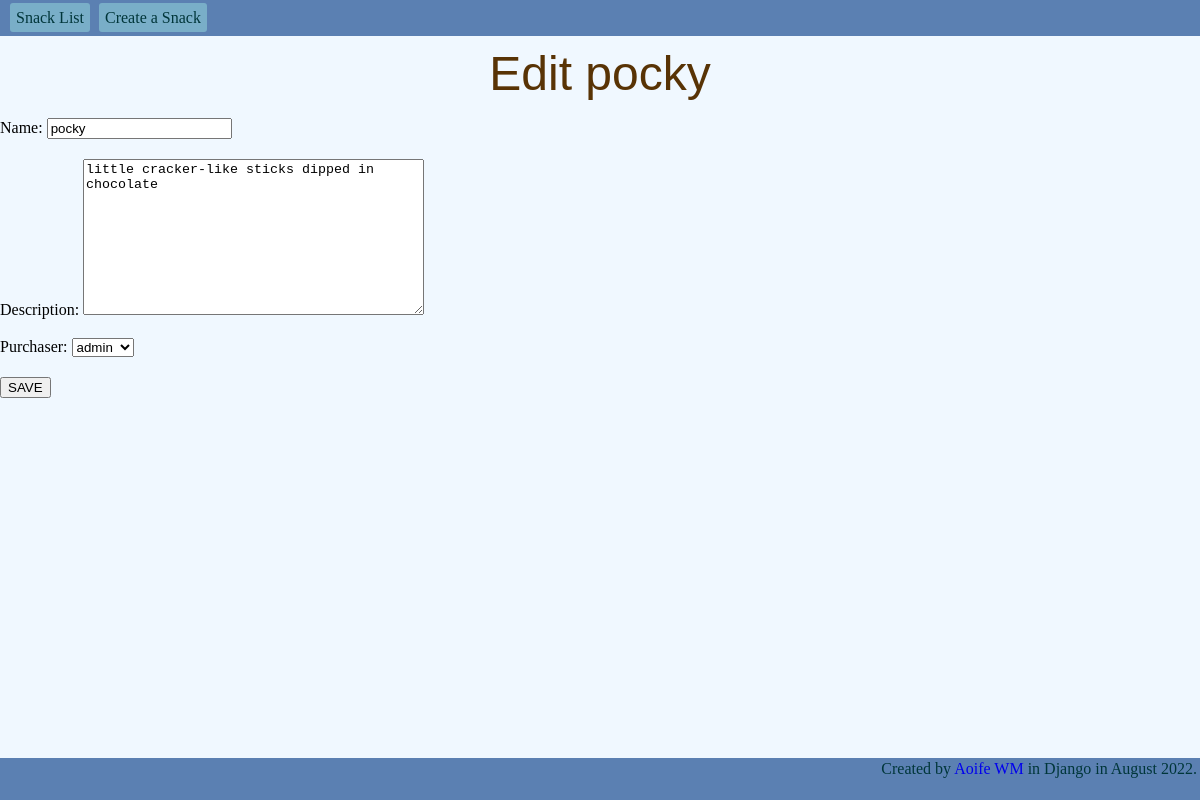
The app's page /8/update/ with its own data.
### snacks/models.py (models this page shows, shortened)
class Snack(models.Model):
    name = models.CharField(max_length=64)
    description = models.TextField(default=" ")
    purchaser = models.ForeignKey(get_user_model(), on_delete=CASCADE)

### snacks/views.py (the view)
# urls.py: path('<int:pk>/update/', SnackUpdateView.as_view(), name='snack_update'),
class SnackUpdateView(UpdateView):
    template_name = 'snack-update.html'
    model = Snack
    fields = ['name', 'description', 'purchaser']

### templates/snack-update.html (shortened to what this page needs)
{% extends 'base.html' %}
{% block header %}
    <h1>Edit {{ snack.name }}</h1>
{% endblock header %}
{% block body %}
  <form action="" method="POST">
    {{ form.as_p }}
    <input type="submit" value="SAVE">
  </form>
{% endblock body %}

### static/base.css (style rules this page uses)
html, body { width: 100%; height: 100%; margin: 0; background-color: aliceblue; }
body p { margin-bottom: 20px; }
h1 { margin-top: 50px; margin-bottom: 20px; text-align: center; font-size: 3rem; font-family: "Arial Black", Arial, sans-serif; color: #583305; }

### records on screen
Snack: name "pocky", description "little cracker-like sticks dipped in chocolate", purchaser "admin"
